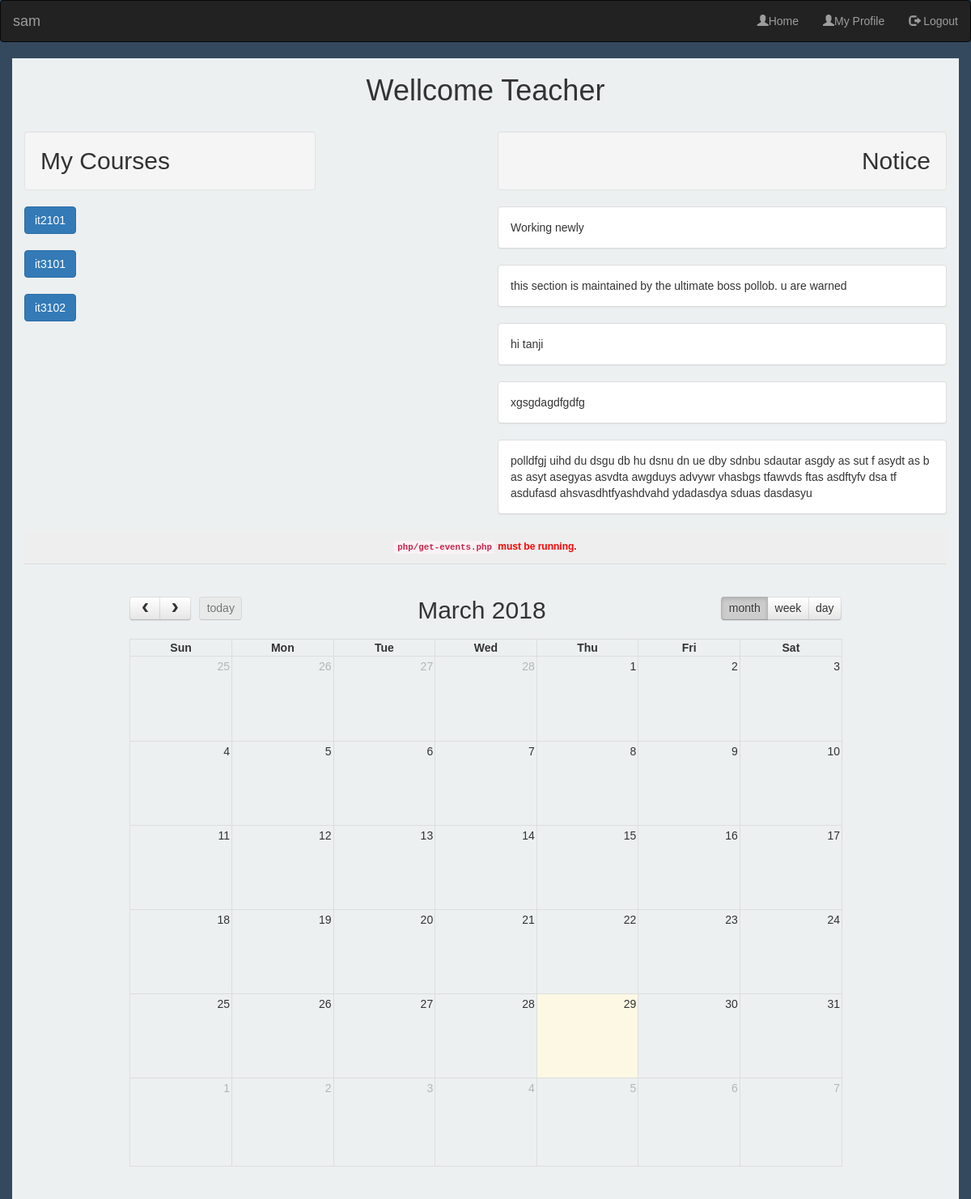
The app's page /teacher/teacher_home.php (signed in) with its own data.
### tables this page shows
CREATE TABLE IF NOT EXISTS `notice` (
  `notice_id` int(11) NOT NULL AUTO_INCREMENT,
  `notice` varchar(500) NOT NULL,
  `date` datetime NOT NULL,
  PRIMARY KEY (`notice_id`)
);

### teacher/teacher_home.php (the view, shortened to what this page needs)
<!DOCTYPE html>
<html>
<head>
	<link href='../css/fullcalendar.css' rel='stylesheet' />
	<link href='../css/fullcalendar.print.css' rel='stylesheet' media='print' />
	<link rel="stylesheet" type="text/css" href="../css/bootstrap.min.css">
</head>
<body>
<?php
require '../connection.php';
 ?>
 <nav class="navbar navbar-inverse">
  <div class="container-fluid">
    <div class="navbar-header">
      <a class="navbar-brand" href="#"><?php echo $_SESSION['user_id']; ?></a>
    </div>
    <div>
      <ul class="nav navbar-nav navbar-right">
        <li><a href="#"><span class="glyphicon glyphicon-user"></span>Home</a></li>
        <li><a href="teacher_profile.php"><span class="glyphicon glyphicon-user"></span>My Profile</a></li>
        <li><a href="../logout.php"><span class="glyphicon glyphicon-log-out"></span> Logout</a></li>
      </ul>
    </div>
  </div>
</nav>
<div class="container">
<h1 class="text-center">Wellcome Teacher</h1>
<div class="row">
<div class="col-md-4">
<h2 class="well">My Courses</h2>
<?php
$course1=$_SESSION['course1'];
$course2=$_SESSION['course2'];
$course3=$_SESSION['course3'];
if ($course1!="") {
	echo "<a href=\"course_view.php?course=course1\" class=\"btn btn-primary\">$course1</a><br><br>";
}
if ($course2!="") {
	echo "<a href=\"course_view.php?course=course2\" class=\"btn btn-primary\">$course2</a><br><br>";
}
if ($course3!="") {
	echo "<a href=\"course_view.php?course=course3\" class=\"btn btn-primary\">$course3</a><br><br>";
}
?>
</div>
<div class="col-md-offset-2 col-md-6">
	<div class="notice">
	<h2 class="text-right well">Notice</h2>
	<?php
	$result=mysqli_query($con,"SELECT * FROM notice ORDER BY notice_id DESC")
		or die(mysqli_error($con));
	while ($row = mysqli_fetch_array($result)) {
		echo "<div class=\"panel panel-default\">";
		echo "<div class=\"panel-body\">";
		echo $row['notice'] ."<br>";
		echo "</div>";
		echo "</div>";
		}
	 ?>
	</div>
</div>
</div>
<div class="row">
	<div class="col-xs-12 col-sm-12 col-md-12 col-lg-12">
		<div id='script-warning'><code>php/get-events.php</code> must be running.</div>
		<div id='calendar'></div>
	</div>
</div>
</div>
</body>
</html>

### css/fullcalendar.css (style rules this page uses)
.fc { direction: ltr; text-align: left; }
body .fc { font-size: 1em; }

### css/fullcalendar.print.css (style rules this page uses)
.fc { max-width: 100% !important; }

### teacher/teacher_home.php (style rules this page uses)
.container { background-color:#ecf0f1; }
body { background-color:#34495e; margin: 0; padding: 0; font-family: "Lucida Grande",Helvetica,Arial,Verdana,sans-serif; font-size: 14px; }
#script-warning { display: none; background: #eee; border-bottom: 1px solid #ddd; padding: 0 10px; line-height: 40px; text-align: center; font-weight: bold; font-size: 12px; color: red; }
#calendar { max-width: 900px; margin: 40px auto; padding: 0 10px; }

### records on screen
notice: notice "Working newly"
notice: notice "this section is maintained by the ultimate boss pollob. u are warned"
notice: notice "hi tanji"
notice: notice "xgsgdagdfgdfg"
notice: notice "polldfgj uihd du dsgu db hu dsnu dn ue dby sdnbu sdautar asgdy as sut f asydt as b as asyt asegyas asvdta awgduys advywr vhasbgs tfawvds ftas asdftyfv dsa tf asdufasd ahsvasdhtfyashdvahd ydadasdya sduas dasdasyu"

### other values on screen
$_SESSION['user_id'] "sam"
$course1 "it2101"
$course2 "it3101"
$course3 "it3102"
